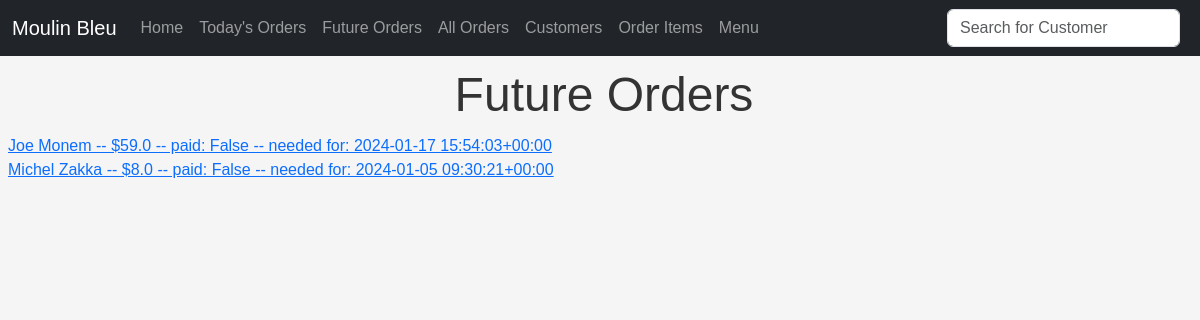
The page /future_orders on the database as committed earlier.
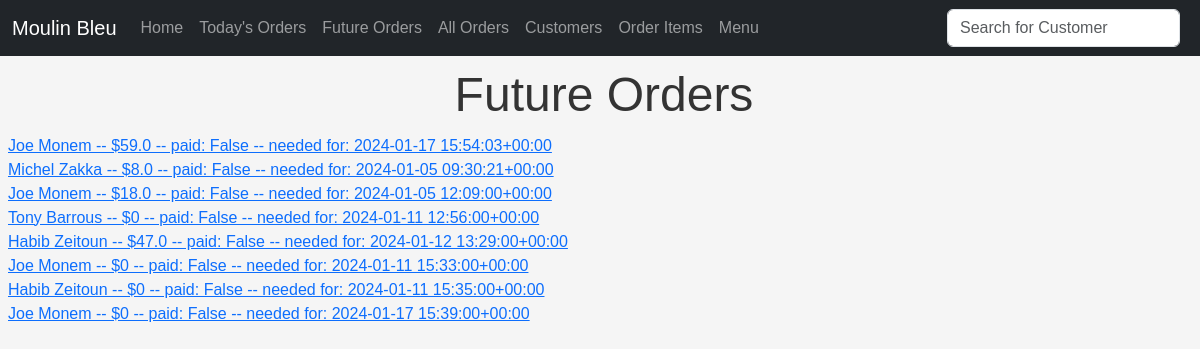
The same page on the database as committed later.
### ordersapp/models.py (models this page shows, shortened)
class Order(models.Model):
    customer = models.ForeignKey(
        Customer, on_delete=models.CASCADE, blank=False, null=False
    )
    created_at = models.DateTimeField(auto_now_add=True)
    needed_for = models.DateTimeField()
    order_items = models.ManyToManyField(OrderItem, null=False)
    paid = models.BooleanField(null=False, default=False)
    delivery = models.BooleanField(null=False, default=False)
    notes = models.TextField(null=True)
    @property
    def total_price(self):
        return sum(item.price for item in self.order_items.all())
    def __str__(self):
        return f"{self.customer.name} -- ${self.total_price} -- paid: {self.paid} -- needed for: {self.needed_for}"

class OrderItem(models.Model):
    food_item = models.ForeignKey(FoodItem, on_delete=models.CASCADE)
    quantity = models.FloatField()
    linked_order = models.ForeignKey(
        "Order", on_delete=models.CASCADE, null=True, blank=True
    )
    @property
    def price(self):
        return self.food_item.price * self.quantity

### mainapp/models.py (models this page shows, shortened)
class Customer(models.Model):
    name = models.CharField(max_length=255)
    phone_number = models.CharField(max_length=255)
    location = models.CharField(max_length=255)
    date_added = models.DateField(default=timezone.now)

### menuapp/models.py (models this page shows, shortened)
class FoodItem(models.Model):
    name = models.CharField(max_length=255)
    price = models.IntegerField()
    notes = models.TextField()
    plat_du_jour = models.BooleanField(default=False)

### ordersapp/views.py (the view)
# urls.py: path("future_orders", FutureOrdersView.as_view(), name="future_orders"),
class FutureOrdersView(ListView):
    model = Order
    template_name = "future_orders.html"
    context_object_name = "orders"
    def get_context_data(self, **kwargs):
        context = super().get_context_data(**kwargs)
        today = timezone.now().date()
        future_orders = Order.objects.filter(needed_for__date__gt=today)
        context["future_orders"] = future_orders
        return context

### ordersapp/templates/future_orders.html (shortened to what this page needs)
{% extends 'base.html' %}
{%block content %}
<h1>Future Orders</h1>
<ul>
    {% for future_order in future_orders %}
    <li>
        <a href="{% url 'order_details' future_order.pk %}">{{ future_order }}</a>
        <br>
    </li>
    {% endfor %}
</ul>
{% endblock %}

Rows that differ between the two databases and show on the page:
added Order: customer+id+paid "Joe Monem -- $18.0 -- paid: False -- needed for: 2024-01-05 12:09:00+00:00"
added Order: customer+id+paid "Tony Barrous -- $0 -- paid: False -- needed for: 2024-01-11 12:56:00+00:00"
added Order: customer+id+paid "Habib Zeitoun -- $47.0 -- paid: False -- needed for: 2024-01-12 13:29:00+00:00"
added Order: customer+id+paid "Joe Monem -- $0 -- paid: False -- needed for: 2024-01-11 15:33:00+00:00"
added Order: customer+id+paid "Habib Zeitoun -- $0 -- paid: False -- needed for: 2024-01-11 15:35:00+00:00"
added Order: customer+id+paid "Joe Monem -- $0 -- paid: False -- needed for: 2024-01-17 15:39:00+00:00"
